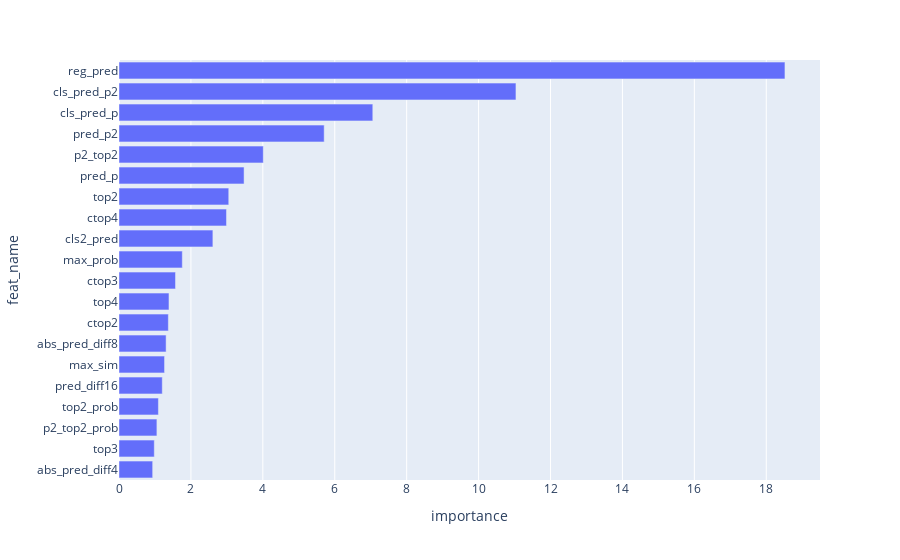

The notebook cell saved with this chart:
### Code cell
gezi.plot.feature_importance(model, topn=20)

### Figure 1 — Plotly figure (JSON) as saved in the notebook; plotly's stock layout.template omitted (floating-point values rounded to 4 significant figures)
{"data": [{"alignmentgroup": "True", "hovertemplate": "importance=%{x}<br>feat_name=%{y}<extra></extra>", "legendgroup": "", "marker": {"color": "#636efa", "pattern": {"shape": ""}}, "name": "", "offsetgroup": "", "orientation": "h", "showlegend": false, "textposition": "auto", "type": "bar", "x": [0.9363, 0.9813, 1.054, 1.096, 1.203, 1.266, 1.31, 1.373, 1.39, 1.572, 1.761, 2.611, 2.989, 3.052, 3.478, 4.012, 5.706, 7.058, 11.04, 18.52], "xaxis": "x", "y": ["abs_pred_diff4", "top3", "p2_top2_prob", "top2_prob", "pred_diff16", "max_sim", "abs_pred_diff8", "ctop2", "top4", "ctop3", "max_prob", "cls2_pred", "ctop4", "top2", "pred_p", "p2_top2", "pred_p2", "cls_pred_p", "cls_pred_p2", "reg_pred"], "yaxis": "y"}], "layout": {"barmode": "relative", "legend": {"tracegroupgap": 0}, "margin": {"t": 60}, "xaxis": {"anchor": "y", "domain": [0, 1], "title": {"text": "importance"}}, "yaxis": {"anchor": "x", "domain": [0, 1], "title": {"text": "feat_name"}}}}
